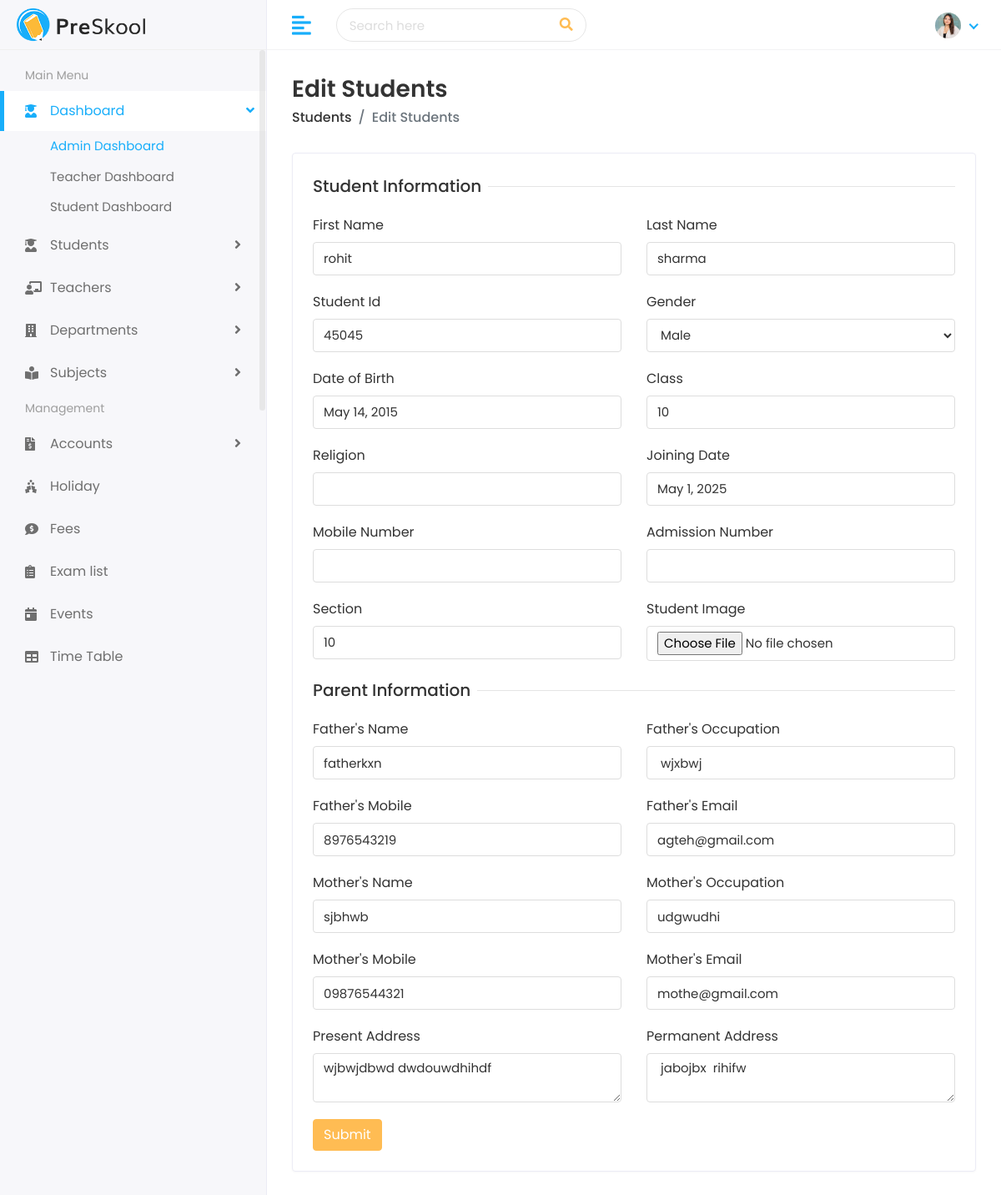
/student/edit/rohit-sharma-45045/, run on the app's committed database.
### student/models.py (models this page shows, shortened)
class Student(models.Model):
    first_name = models.CharField(max_length=100)
    last_name = models.CharField(max_length=100)
    student_id = models.CharField(max_length=20)
    gender = models.CharField(max_length=10, choices=[('Male', 'Male'), ('Female', 'Female'), ('Others', 'Others')])
    date_of_birth = models.DateField()
    student_class = models.CharField(max_length=50)
    religion = models.CharField(max_length=50)
    joining_date = models.DateField()
    mobile_number = models.CharField(max_length=15)
    admission_number = models.CharField(max_length=20)
    section = models.CharField(max_length=10)
    student_image = models.ImageField(upload_to='students/', blank=True)
    parent = models.OneToOneField(Parent, on_delete=models.CASCADE)
    slug = models.SlugField(max_length=255, unique=True, blank=True)

class Parent(models.Model):
    father_name = models.CharField(max_length=100)
    father_occupation = models.CharField(max_length=100, blank=True)
    father_mobile = models.CharField(max_length=15)
    father_email = models.EmailField(max_length=100)
    mother_name = models.CharField(max_length=100)
    mother_occupation = models.CharField(max_length=100, blank=True)
    mother_mobile = models.CharField(max_length=15)
    mother_email = models.EmailField(max_length=100)
    present_address = models.TextField()
    permanent_address = models.TextField()

### student/views.py (the view, shortened to what this page needs)
# urls.py: path('edit/<str:slug>/', views.edit_student, name='edit_student'),
def edit_student(request, slug):
    student = get_object_or_404(Student, slug=slug)
    parent = student.parent
    return render(request, "students/edit-student.html", {'student': student, 'parent': parent})

### templates/students/edit-student.html (shortened to what this page needs)
{% extends 'Home/base.html' %}
{% load static %}
{% block body %}
         <div class="page-wrapper">
            <div class="content container-fluid">
               <div class="page-header">
                  <div class="row align-items-center">
                     <div class="col">
                        <h3 class="page-title">Edit Students</h3>
                        <ul class="breadcrumb">
                           <li class="breadcrumb-item"><a href="/students">Students</a></li>
                           <li class="breadcrumb-item active">Edit Students</li>
                        </ul>
                     </div>
                  </div>
               </div>
               <div class="row">
                  <div class="col-sm-12">
                     <div class="card">
                        <div class="card-body">
                           <form method="POST" enctype="multipart/form-data">
                              <div class="row">
                                 <div class="col-12">
                                    <h5 class="form-title"><span>Student Information</span></h5>
                                 </div>
                                 <div class="col-12 col-sm-6">
                                    <div class="form-group">
                                       <label>First Name</label>
                                       <input type="text" class="form-control" name="first_name" value="{{student.first_name}}">
                                    </div>
                                 </div>
                                 <div class="col-12 col-sm-6">
                                    <div class="form-group">
                                       <label>Last Name</label>
                                       <input type="text" class="form-control" name="last_name" value="{{student.last_name}}">
                                    </div>
                                 </div>
                                 <div class="col-12 col-sm-6">
                                    <div class="form-group">
                                       <label>Student Id</label>
                                       <input type="text" class="form-control" name="student_id" value="{{student.student_id}}">
                                    </div>
                                 </div>
                                 <div class="col-12 col-sm-6">
                                    <div class="form-group">
                                       <label>Gender</label>
                                       <select name="gender" class="form-control">
                                          <option value="Male" {% if student.gender == 'Male' %} selected {% endif %}> Male </option>
                                       </select>
                                    </div>
                                 </div>
                                 <div class="col-12 col-sm-6">
                                    <div class="form-group">
                                       <label>Date of Birth</label>
                                       <div>
                                          <input type="text"  name="date_of_birth" class="form-control" value="{{ student.date_of_birth}}">
                                       </div>
                                    </div>
                                 </div>
                                 <div class="col-12 col-sm-6">
                                    <div class="form-group">
                                       <label>Class</label>
                                       <input type="text" name="student_class" class="form-control" value="{{student.student_class}}">
                                    </div>
                                 </div>
                                 <div class="col-12 col-sm-6">
                                    <div class="form-group">
                                       <label>Religion</label>
                                       <input type="text" name="religion" class="form-control" value="{{student.student_religion}}">
                                    </div>
                                 </div>
                                 <div class="col-12 col-sm-6">
                                    <div class="form-group">
                                       <label>Joining Date</label>
                                       <div>
                                          <input type="text"  name="joining_date" class="form-control" value="{{student.joining_date}}">
                                       </div>
                                    </div>
                                 </div>
                                 <div class="col-12 col-sm-6">
                                    <div class="form-group">
                                       <label>Mobile Number</label>
                                       <input type="text" name="mobile_number"class="form-control" value="{{student.student_mobile_number}}">
                                    </div>
                                 </div>
                                 <div class="col-12 col-sm-6">
                                    <div class="form-group">
                                       <label>Admission Number</label>
                                       <input type="text" name="admission_number" class="form-control"  value="{{student.student_admission_number}}">
                                    </div>
                                 </div>
                                 <div class="col-12 col-sm-6">
                                    <div class="form-group">
                                       <label>Section</label>
                                       <input type="text" name="section" class="form-control" value="{{student.student_class}}">
                                    </div>
                                 </div>
                                 <div class="col-12 col-sm-6">
                                    <div class="form-group">
                                       <label>Student Image</label>
                                       <input type="file" name="student_image" class="form-control" value={{student.student_image.url}}>
                                    </div>
                                 </div>
                                 <div class="col-12">
                                    <h5 class="form-title"><span>Parent Information</span></h5>
                                 </div>
                                 <div class="col-12 col-sm-6">
                                    <div class="form-group">
                                       <label>Father's Name</label>
                                       <input type="text" name="father_name" class="form-control" value="{{student.parent.father_name}}">
                                    </div>
                                 </div>
                                 <div class="col-12 col-sm-6">
                                    <div class="form-group">
                                       <label>Father's Occupation</label>
                                       <input type="text" name="father_occupation" class="form-control" value="{{student.parent.father_occupation }}">
                                    </div>
                                 </div>
                                 <div class="col-12 col-sm-6">
                                    <div class="form-group">
                                       <label>Father's Mobile</label>
                                       <input type="text" name="father_mobile" class="form-control" value="{{student.parent.father_mobile}}">
                                    </div>
                                 </div>
                                 <div class="col-12 col-sm-6">
                                    <div class="form-group">
                                       <label>Father's Email</label>
                                       <input type="email" name="father_email" class="form-control" value="{{student.parent.father_email}}">
                                    </div>
                                 </div>
                                 <div class="col-12 col-sm-6">
                                    <div class="form-group">
                                       <label>Mother's Name</label>
                                       <input type="text" name="mother_name" class="form-control" value="{{student.parent.mother_name}}">
                                    </div>
                                 </div>
                                 <div class="col-12 col-sm-6">
                                    <div class="form-group">
                                       <label>Mother's Occupation</label>
                                       <input type="text" name="mother_occupation" class="form-control" value="{{student.parent.mother_occupation}}">
                                    </div>
                                 </div>
                                 <div class="col-12 col-sm-6">
                                    <div class="form-group">
                                       <label>Mother's Mobile</label>
                                       <input type="text" name="mother_mobile" class="form-control" value="{{student.parent.mother_mobile}}">
                                    </div>
                                 </div>
                                 <div class="col-12 col-sm-6">
                                    <div class="form-group">
                                       <label>Mother's Email</label>
                                       <input type="email" name="mother_email" class="form-control" value="{{student.parent.mother_email}}">
                                    </div>
                                 </div>
                                 <div class="col-12 col-sm-6">
                                    <div class="form-group">
                                       <label>Present Address</label>
                                       <textarea class="form-control" name="present_address">{{student.parent.present_address}}</textarea>
                                    </div>
                                 </div>
                                 <div class="col-12 col-sm-6">
                                    <div class="form-group">
                                       <label>Permanent Address</label>
                                       <textarea class="form-control" name="permanent_address">{{student.parent.permanent_address}}</textarea>
                                    </div>
                                 </div>
                                 <div class="col-12">
                                    <button type="submit" class="btn btn-primary">Submit</button>
                                 </div>
                              </div>
                           </form>
                        </div>
                     </div>
                  </div>
               </div>
            </div>
         </div>
      </div>
   </body>
</html>
{% endblock body %}

### static/assets/css/style.css (style rules this page uses)
html { height: 100%; }
body { background-color: #fff; color: #333; font-family: 'Poppins', sans-serif; font-size: 1rem; height: 100%; line-height: 1.5; overflow-x: hidden; }
h1, h2, h3, h4, h5, h6 { font-family: 'Poppins', sans-serif; margin-top: 0; }
.form-control { border: 1px solid #ddd; box-shadow: none; color: #333; font-size: 15px; height: 40px; }
input, input:focus, button, button:focus { outline: none; }
input[type="file"] { height: auto; min-height: calc(1.5em + .75rem + 2px); }
input[type=text], input[type=password] { -webkit-appearance: none; -moz-appearance: none; appearance: none; }
textarea.form-control { resize: vertical; }
.form-group { margin-bottom: 1.25rem; }
ul, ol { padding: 0px; list-style: none; }
.btn-primary { background-color: #FFBC53; border: 1px solid #FFBC53; }
.card { border: 1px solid #ececf5; box-shadow: 0 1px 3px 0 rgba(0, 0, 0, 0.03); margin-bottom: 1.875rem; }
.card-body { padding: 1.5rem; }
.page-wrapper { margin-left: 320px; padding-top: 60px; position: relative; transition: all 0.4s ease; }
.page-wrapper > .content { padding: 1.875rem 1.875rem 0; }
.page-header { margin-bottom: 1.875rem; }
.page-header .breadcrumb { background-color: transparent; color: #6c757d; font-size: 1rem; font-weight: 500; margin-bottom: 0; padding: 0; }
.page-header .breadcrumb a { color: #333; }
.page-title { font-size: 28px; font-weight: 600; color: #333; margin-bottom: 5px; }
.form-title { width: 100%; max-width: 100%; padding: 0; font-size: 1.25rem; font-weight: 500; line-height: inherit; color: #333; white-space: normal; position: relative; display: block; margin-bottom: 20px; }
.form-title:before { content: ""; position: absolute; left: 0px; right: 0px; height: 1px; top: 50%; background-color: rgba(0, 0, 0, 0.1); }
.form-title span { padding: 0px 0.5rem 0 0; background-color: #fff; display: inline-block; z-index: 2; position: relative; }

### data on the page
Student: first_name "rohit", last_name "sharma", student_id "45045", gender "Male", date_of_birth "May 14, 2015", student_class "10", joining_date "May 1, 2025", section "10", father_name "fatherkxn", father_occupation "wjxbwj", father_mobile "8976543219", father_email "agteh@gmail.com", mother_name "sjbhwb", mother_occupation "udgwudhi", mother_mobile "09876544321", mother_email "mothe@gmail.com", present_address "wjbwjdbwd dwdouwdhihdf", permanent_address "jabojbx rihifw"
